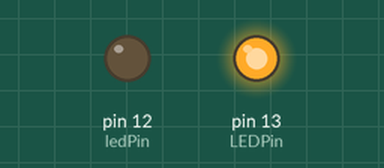
A sketch run on a simulated Arduino Uno, built with avr-gcc and run on an emulated ATmega328P. Parts: output pins drawn as LEDs (lit = HIGH).

Above: at 0.2 s.
At 1.5 s:
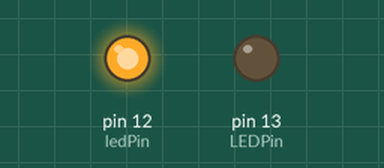
At 5.5 s:
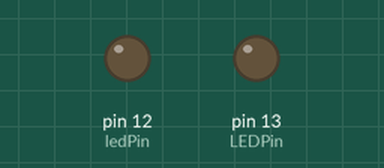
Timing chart, 0 to 6.9 s (numbered marks = the images above):
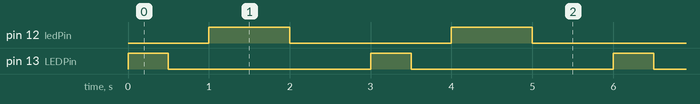

The sketch:

sketch_nov10a.ino
```cpp
//goal: use elbow to light up light and cause blinking
//used button and blink example for reference

const int LEDPin = 13;
const int ledPin = 12;

void setup() {
  // put your setup code here, to run once:
  //this is the output or effect we want
  pinMode(LEDPin, OUTPUT);
  //we will achieve this through the switch we are creating
  pinMode(ledPin, OUTPUT);
}

void loop() {
  // put your main code here, to run repeatedly:

  //state of switch

  //check if elbow is on pad, if it is it should be HIGH, if not it is just nothing.
    //turn bluegreen LED on
    digitalWrite(LEDPin, HIGH);
    delay(500);
    digitalWrite(LEDPin, LOW);
    delay(500);

    //turn orange LED on
    digitalWrite(ledPin, HIGH);
    delay(1000);
    digitalWrite(ledPin, LOW);
    delay(1000);

}
```

Measured:
- by itself, pin 12 (ledPin): alternates HIGH for 1.0 s and LOW for 2.0 s
- by itself, pin 13 (LEDPin): alternates HIGH for 0.50 s and LOW for 2.5 s
- by itself, everything shown: repeats every 3.0 s, in 4 steps
